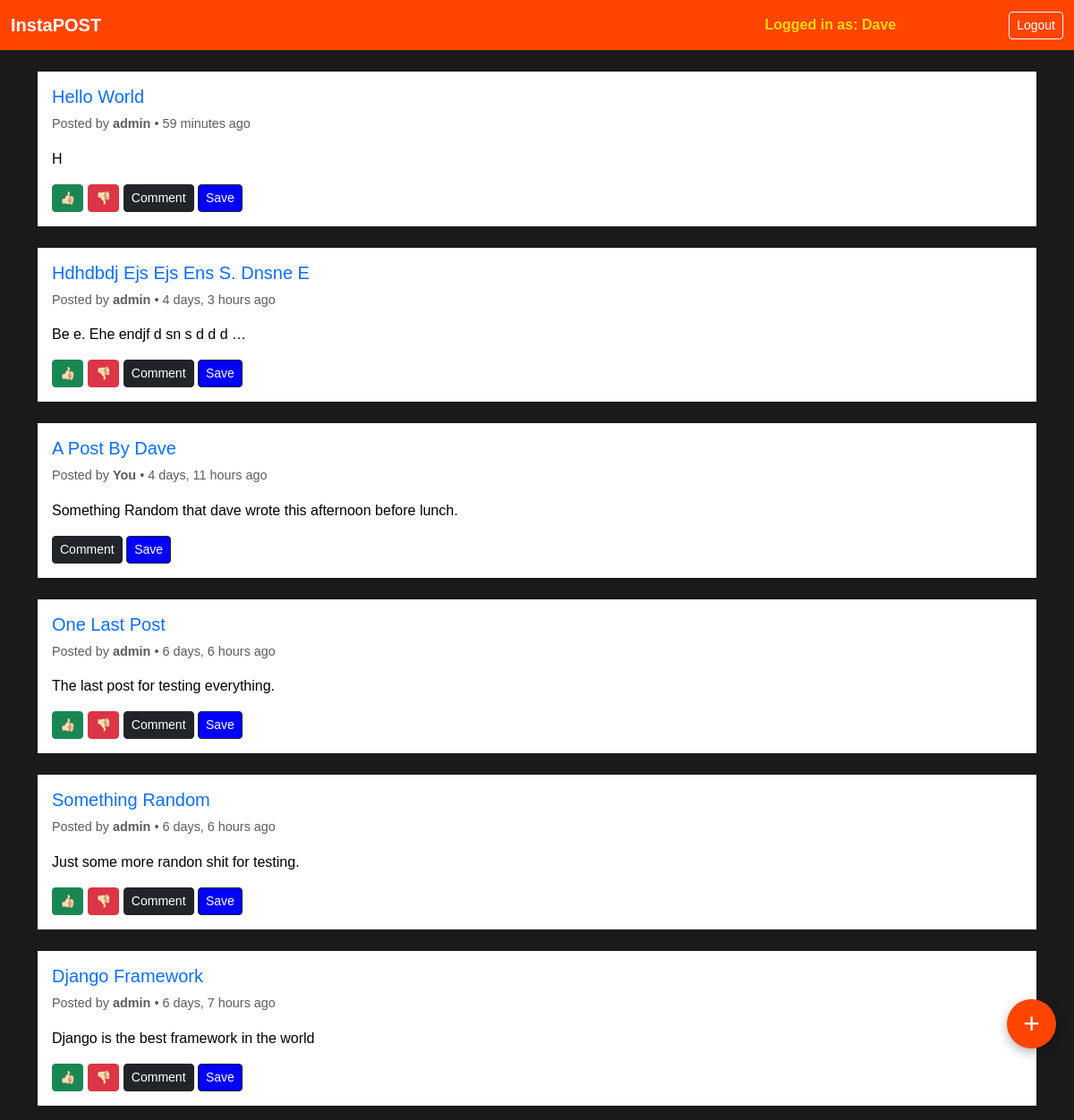
The app's page /posts/ (signed in) with its own data.
### posts/models.py (models this page shows, shortened)
class Post(models.Model):
    user = models.ForeignKey(User, models.CASCADE)
    title = models.CharField(max_length=200)
    content = models.CharField(max_length=600, null=True)
    likes = models.IntegerField(default=0)
    liked_by = models.ManyToManyField(User, related_name='liked_by')
    disliked_by = models.ManyToManyField(User, related_name='disliked_by')
    dislikes = models.IntegerField(default=0)
    saved_by = models.ManyToManyField(User, related_name='saved_by')
    no_of_comment = models.IntegerField(default=0)
    created_on = models.DateTimeField(auto_now_add=True)

### posts/views.py (the view)
# urls.py: path('', HomeView.as_view(), name='index'),
@method_decorator(login_required, name='dispatch')
class HomeView(ListView):
    template_name = 'posts/index.html'
    model = Post
    context_object_name = 'posts'
    def get_queryset(self):
        return Post.objects.all().order_by('-created_on')

### templates/posts/index.html (shortened to what this page needs)
{% extends "base.html" %}
{% load static %}
{% block css %}
    <link rel="stylesheet" href="{% static 'posts/style.css' %}">
{% endblock css %}
{% block content %}
{% for post in posts %}
  <div class="container mt-4" id="post-{{post.id}}">
    <div class="card text-dark">
      <div class="card-body">
        <a href="{% url 'post_detail' pk=post.id %}" style="text-decoration: none;"><h5 class="card-title">{{post.title | title}}</h5></a>
        {% if request.user == post.user %}
        <p class="text-muted" style="font-size: 0.9rem;">
          Posted by <strong>You</strong> • {{ post.created_on|timesince }} ago
        </p>
        {% else %}
        <p class="text-muted" style="font-size: 0.9rem;">
          Posted by <strong>{{ post.user.username|truncatechars:10 }}</strong> • {{ post.created_on|timesince }} ago
        </p>
        {% endif %}
        <p class="card-text">{{post.content | truncatewords:10}}</p>
        {% if not post.user == request.user%}
        <button class="btn btn-sm btn-success like-btn" data-id="{{post.id}}">👍🏻</button>
        <button class="btn btn-sm btn-danger dislike-btn" data-id="{{post.id}}">👎🏻</button>
        <a href="{% url 'add_comment' pk=post.id %}"><button class="btn btn-sm btn-dark">Comment</button></a>
        <button class="btn btn-sm btn-dark save-btn" style="background-color: blue;" data-id='{{post.id}}'>Save</button>
        {% else %}
        <a href="{% url 'add_comment' pk=post.id %}"><button class="btn btn-sm btn-dark">Comment</button></a>
        <button class="btn btn-sm btn-dark save-btn" style="background-color: blue;" data-id='{{post.id}}'>Save</button>
        {% endif %}
      </div>
    </div>
  </div>
{% endfor %}
  <a href="{% url 'create_post' %}" class="fab-plus-btn">+</a>
{% endblock content %}

### templates/base.html (shortened to what this page needs)
<!DOCTYPE html>
<html lang="en">
<head>
  <link href="https://cdn.jsdelivr.net/npm/bootstrap@5.3.0/dist/css/bootstrap.min.css" rel="stylesheet" />
  {% block css %}{% endblock css %}
</head>
<body>
  <nav class="navbar navbar-expand-lg">
    <div class="container-fluid">
      <a class="navbar-brand" href="{% url 'index' %}">InstaPOST</a>
      <div class="d-flex ms-auto align-items-center">
        <a href="{% url 'profile' pk=user.id %}" style="text-decoration: none;"><span class="username me-3" style="padding-right: 110px;">Logged in as: <span id="userName">{{user.username}}</span></span></a>
        {% if user.is_authenticated %}
        <a href="{% url 'logout' %}" class="btn btn-sm btn-outline-light">Logout</a>
        {% else %}
        <a href="{% url 'login' %}" class="btn btn-sm btn-outline-light">Login</a>
        {% endif %}
      </div>
    </div>
  </nav>
  {% block content %}{% endblock content %}
</body>
</html>

### static/posts/style.css (style rules this page uses)
body { background-color: #1a1a1a; color: #fff; font-family: Arial, sans-serif; }
.navbar, .card { background-color: #ff4500; }
.navbar-brand { font-weight: bold; color: #fff; }
.nav-link, .btn { color: #fff; }
.username { font-weight: bold; color: #ffd700; }
.card { margin-bottom: 1rem; border: none; }
.card-body { background-color: #fff; color: #000; }
.fab-plus-btn { position: fixed; bottom: 80px; right: 20px; background-color: #ff4500; color: #fff; font-size: 2rem; text-align: center; width: 55px; height: 55px; border-radius: 50%; box-shadow: 0 4px 12px rgba(0,0,0,0.3); z-index: 1000; transition: background-color 0.3s ease; line-height: 55px; display: flex; justify-content: center; align-items: center; text-decoration: none; border: none; }

### records on screen
Post: title "Hello World", user.username "admin", created_on "59 minutes", content "H"
Post: title "Hdhdbdj Ejs Ejs Ens S. Dnsne E", user.username "admin", created_on "4 days, 3 hours", content "Be e. Ehe endjf d sn s d d d …"
Post: title "A Post By Dave", created_on "4 days, 11 hours", content "Something Random that dave wrote this afternoon before lunch."
Post: title "One Last Post", user.username "admin", created_on "6 days, 6 hours", content "The last post for testing everything."
Post: title "Something Random", user.username "admin", created_on "6 days, 6 hours", content "Just some more randon shit for testing."
Post: title "Django Framework", user.username "admin", created_on "6 days, 7 hours", content "Django is the best framework in the world"

### other values on screen
{{ user.username }} "Dave"
